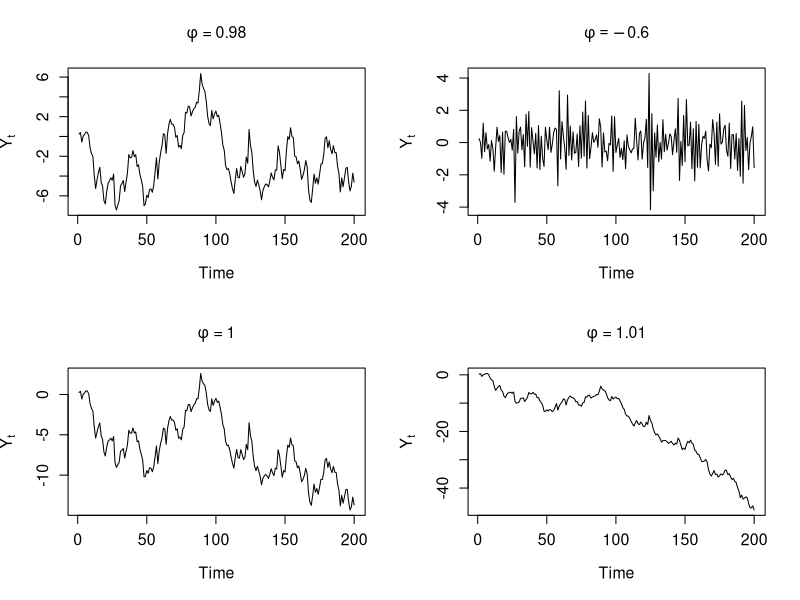

Here is the R script that generated this plot:
#  Figure 9.5

set.seed(8716)
e = rnorm(200)
x1 = e
for (i in 2:200)
{
x1[i] = .98*x1[i-1]+e[i]
}
x2 = e
for (i in 2:200)
{
x2[i] = -.6*x2[i-1]+e[i]
}
x3 = e
x3 = cumsum(e)
x4 = e
for (i in 2:200)
{
x4[i] = 1.01*x4[i-1]+e[i]
}

postscript("ar_sim200.ps",height=6,width=6)  #  Figure 9.5
par(mfrow=c(2,2),cex.axis=1.15,cex.lab=1.15,cex.main=1.15)

plot(x1,type="l",xlab="Time",ylab=expression(Y[t]),
   main=expression(paste(phi," = 0.98")))

plot(x2,type="l",xlab="Time",ylab=expression(Y[t]),
  main=expression(paste(phi == - 0.6)))

plot(x3,type="l",xlab="Time",ylab=expression(Y[t]),
   main=expression(paste(phi," = 1")))

plot(x4,type="l",,xlab="Time",ylab=expression(Y[t]),
   main=expression(paste(phi," = 1.01")))

graphics.off()

library(tseries)
adf.test(x1)
adf.test(x2)
adf.test(x3)
adf.test(x4)
adf.test(x4,alternative="exp")
